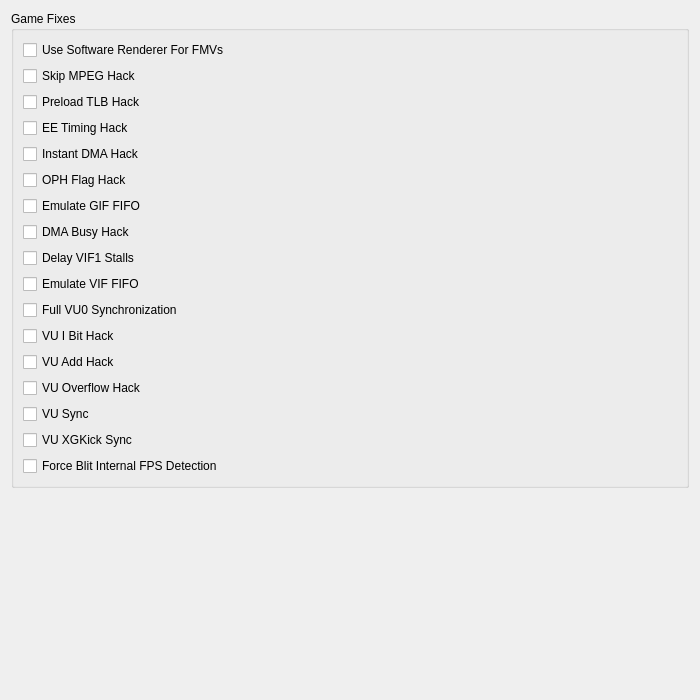
<?xml version="1.0" encoding="UTF-8"?>
<ui version="4.0">
 <class>GameFixSettingsWidget</class>
 <widget class="QWidget" name="GameFixSettingsWidget">
  <property name="geometry">
   <rect>
    <x>0</x>
    <y>0</y>
    <width>700</width>
    <height>700</height>
   </rect>
  </property>
  <layout class="QVBoxLayout" name="verticalLayout_3">
   <item>
    <widget class="QGroupBox" name="groupBox">
     <property name="title">
      <string>Game Fixes</string>
     </property>
     <layout class="QVBoxLayout" name="verticalLayout_2">
      <item>
       <widget class="QCheckBox" name="SoftwareRendererFMVHack">
        <property name="text">
         <string extracomment="FMV: Full Motion Video. Find the common used term in your language.">Use Software Renderer For FMVs</string>
        </property>
       </widget>
      </item>
      <item>
       <widget class="QCheckBox" name="SkipMPEGHack">
        <property name="text">
         <string extracomment="MPEG: video codec, leave as-is. FMV: Full Motion Video. Find the common used term in your language.">Skip MPEG Hack</string>
        </property>
       </widget>
      </item>
      <item>
       <widget class="QCheckBox" name="GoemonTlbHack">
        <property name="text">
         <string extracomment="TLB: Translation Lookaside Buffer. Leave as-is. Goemon: name of a character from the series with his name. Leave as-is or use an official translation.">Preload TLB Hack</string>
        </property>
       </widget>
      </item>
      <item>
       <widget class="QCheckBox" name="EETimingHack">
        <property name="text">
         <string extracomment="EE: Emotion Engine. Leave as-is.">EE Timing Hack</string>
        </property>
       </widget>
      </item>
      <item>
       <widget class="QCheckBox" name="InstantDMAHack">
        <property name="text">
         <string extracomment="DMA: Direct Memory Access. Leave as-is.">Instant DMA Hack</string>
        </property>
       </widget>
      </item>
      <item>
       <widget class="QCheckBox" name="OPHFlagHack">
        <property name="text">
         <string extracomment="OPH: Name of a flag (Output PatH) in the GIF_STAT register in the EE. Leave as-is.\nBleach Blade Battles: a game's name. Leave as-is or use an official translation.">OPH Flag Hack</string>
        </property>
       </widget>
      </item>
      <item>
       <widget class="QCheckBox" name="GIFFIFOHack">
        <property name="text">
         <string extracomment="GIF = GS (Graphics Synthesizer, the GPU) Interface. Leave as-is.\nFIFO = First-In-First-Out, a type of buffer. Leave as-is.">Emulate GIF FIFO</string>
        </property>
       </widget>
      </item>
      <item>
       <widget class="QCheckBox" name="DMABusyHack">
        <property name="text">
         <string extracomment="DMA: Direct Memory Access. Leave as-is.">DMA Busy Hack</string>
        </property>
       </widget>
      </item>
      <item>
       <widget class="QCheckBox" name="VIF1StallHack">
        <property name="text">
         <string extracomment="VIF = VU (Vector Unit) Interface. Leave as-is. SOCOM 2 and Spy Hunter: names of two different games. Leave as-is or use an official translation.\nHUD = Heads-Up Display. The games' interfaces.">Delay VIF1 Stalls</string>
        </property>
       </widget>
      </item>
      <item>
       <widget class="QCheckBox" name="VIFFIFOHack">
        <property name="text">
         <string extracomment="VIF = VU (Vector Unit) Interface. Leave as-is.\nFIFO = First-In-First-Out, a type of buffer. Leave as-is.">Emulate VIF FIFO</string>
        </property>
       </widget>
      </item>
      <item>
       <widget class="QCheckBox" name="FullVU0SyncHack">
        <property name="text">
         <string extracomment="VU0 = VU (Vector Unit) 0. Leave as-is.">Full VU0 Synchronization</string>
        </property>
       </widget>
      </item>
      <item>
       <widget class="QCheckBox" name="IbitHack">
        <property name="text">
         <string extracomment="VU = Vector Unit. Leave as-is.\nI Bit = A bit referred as I, not as 1.\nScarface The World is Yours and Crash Tag Team Racing: names of two different games. Leave as-is or use an official translation.">VU I Bit Hack</string>
        </property>
       </widget>
      </item>
      <item>
       <widget class="QCheckBox" name="VuAddSubHack">
        <property name="text">
         <string extracomment="VU = Vector Unit. Leave as-is.\nTri-Ace: a game development company name. Leave as-is.">VU Add Hack</string>
        </property>
       </widget>
      </item>
      <item>
       <widget class="QCheckBox" name="VUOverflowHack">
        <property name="text">
         <string extracomment="VU = Vector Unit. Leave as-is.\nSuperman Returns: a game's name. Leave as-is or use an official translation.">VU Overflow Hack</string>
        </property>
       </widget>
      </item>
      <item>
       <widget class="QCheckBox" name="VUSyncHack">
        <property name="text">
         <string extracomment="VU = Vector Unit. Leave as-is.\nRun Behind: watch out for misleading capitalization for non-English: this refers to making the VUs run behind (delayed relative to) the EE.\nM-Bit: a bitflag in VU instructions that tells VU0 to synchronize with the EE. M-Bit Game: A game that uses instructions with the M-Bit enabled (unofficial PCSX2 name).">VU Sync</string>
        </property>
       </widget>
      </item>
      <item>
       <widget class="QCheckBox" name="XgKickHack">
        <property name="text">
         <string extracomment="VU = Vector Unit. Leave as-is.\nXGKick: the name of one of the VU's instructions. Leave as-is.">VU XGKick Sync</string>
        </property>
       </widget>
      </item>
      <item>
       <widget class="QCheckBox" name="BlitInternalFPSHack">
        <property name="text">
         <string extracomment="Blit = a data operation. You might want to write it as-is, but fully uppercased. More information: https://en.wikipedia.org/wiki/Bit_blit  This option tells PCSX2 to estimate internal FPS by detecting blits (image copies) onto visible display memory.">Force Blit Internal FPS Detection</string>
        </property>
       </widget>
      </item>
     </layout>
    </widget>
   </item>
   <item>
    <spacer name="verticalSpacer">
     <property name="orientation">
      <enum>Qt::Orientation::Vertical</enum>
     </property>
     <property name="sizeHint" stdset="0">
      <size>
       <width>20</width>
       <height>0</height>
      </size>
     </property>
    </spacer>
   </item>
  </layout>
 </widget>
 <tabstops>
  <tabstop>SoftwareRendererFMVHack</tabstop>
  <tabstop>SkipMPEGHack</tabstop>
  <tabstop>GoemonTlbHack</tabstop>
  <tabstop>EETimingHack</tabstop>
  <tabstop>InstantDMAHack</tabstop>
  <tabstop>OPHFlagHack</tabstop>
  <tabstop>GIFFIFOHack</tabstop>
  <tabstop>DMABusyHack</tabstop>
  <tabstop>VIF1StallHack</tabstop>
  <tabstop>VIFFIFOHack</tabstop>
  <tabstop>FullVU0SyncHack</tabstop>
  <tabstop>IbitHack</tabstop>
  <tabstop>VuAddSubHack</tabstop>
  <tabstop>VUOverflowHack</tabstop>
  <tabstop>VUSyncHack</tabstop>
  <tabstop>XgKickHack</tabstop>
  <tabstop>BlitInternalFPSHack</tabstop>
 </tabstops>
 <resources>
  <include location="../resources/resources.qrc"/>
 </resources>
 <connections/>
</ui>
